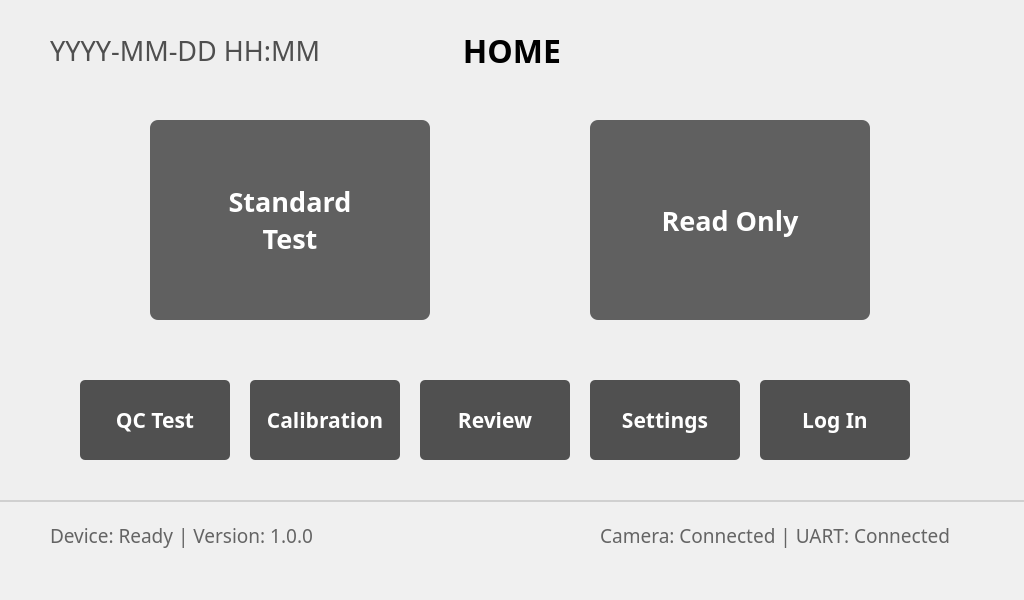
<?xml version="1.0" encoding="UTF-8"?>
<ui version="4.0">
 <class>HomeViewWindow</class>
 <widget class="QMainWindow" name="HomeViewWindow">
  <property name="geometry">
   <rect>
    <x>0</x>
    <y>0</y>
    <width>1024</width>
    <height>600</height>
   </rect>
  </property>
  <property name="palette">
   <palette>
    <active>
     <colorrole role="WindowText">
      <brush brushstyle="SolidPattern">
       <color alpha="255">
        <red>100</red>
        <green>100</green>
        <blue>100</blue>
       </color>
      </brush>
     </colorrole>
    </active>
    <inactive>
     <colorrole role="WindowText">
      <brush brushstyle="SolidPattern">
       <color alpha="255">
        <red>100</red>
        <green>100</green>
        <blue>100</blue>
       </color>
      </brush>
     </colorrole>
    </inactive>
    <disabled>
     <colorrole role="WindowText">
      <brush brushstyle="SolidPattern">
       <color alpha="255">
        <red>120</red>
        <green>120</green>
        <blue>120</blue>
       </color>
      </brush>
     </colorrole>
    </disabled>
   </palette>
  </property>
  <property name="font">
   <font>
    <pointsize>14</pointsize>
    <weight>75</weight>
    <bold>true</bold>
   </font>
  </property>
  <property name="windowTitle">
   <string notr="true">Home</string>
  </property>
  <property name="unifiedTitleAndToolBarOnMac">
   <bool>false</bool>
  </property>
  <widget class="QWidget" name="centralwidget">
   <widget class="QPushButton" name="pushButton_StandardTest">
    <property name="geometry">
     <rect>
      <x>150</x>
      <y>120</y>
      <width>280</width>
      <height>200</height>
     </rect>
    </property>
    <property name="font">
     <font>
      <family>Pretendard</family>
      <pointsize>20</pointsize>
      <weight>75</weight>
      <bold>true</bold>
     </font>
    </property>
    <property name="text">
     <string>Standard
Test</string>
    </property>
    <property name="styleSheet">
     <string notr="true">QPushButton {
    background-color: #606060;
    color: white;
    border: none;
    border-radius: 8px;
}
QPushButton:hover {
    background-color: #707070;
}
QPushButton:pressed {
    background-color: #505050;
}</string>
    </property>
   </widget>
   <widget class="QPushButton" name="pushButton_ReadOnly">
    <property name="geometry">
     <rect>
      <x>590</x>
      <y>120</y>
      <width>280</width>
      <height>200</height>
     </rect>
    </property>
    <property name="font">
     <font>
      <family>Pretendard</family>
      <pointsize>20</pointsize>
      <weight>75</weight>
      <bold>true</bold>
     </font>
    </property>
    <property name="text">
     <string>Read Only</string>
    </property>
    <property name="styleSheet">
     <string notr="true">QPushButton {
    background-color: #606060;
    color: white;
    border: none;
    border-radius: 8px;
}
QPushButton:hover {
    background-color: #707070;
}
QPushButton:pressed {
    background-color: #505050;
}</string>
    </property>
   </widget>
   <widget class="QPushButton" name="pushButton_QCTest">
    <property name="geometry">
     <rect>
      <x>80</x>
      <y>380</y>
      <width>150</width>
      <height>80</height>
     </rect>
    </property>
    <property name="font">
     <font>
      <family>Pretendard</family>
      <pointsize>16</pointsize>
      <weight>75</weight>
      <bold>true</bold>
     </font>
    </property>
    <property name="text">
     <string>QC Test</string>
    </property>
    <property name="styleSheet">
     <string notr="true">QPushButton {
    background-color: #505050;
    color: white;
    border: none;
    border-radius: 5px;
}
QPushButton:hover {
    background-color: #606060;
}
QPushButton:pressed {
    background-color: #404040;
}</string>
    </property>
   </widget>
   <widget class="QPushButton" name="pushButton_Calibration">
    <property name="geometry">
     <rect>
      <x>250</x>
      <y>380</y>
      <width>150</width>
      <height>80</height>
     </rect>
    </property>
    <property name="font">
     <font>
      <family>Pretendard</family>
      <pointsize>16</pointsize>
      <weight>75</weight>
      <bold>true</bold>
     </font>
    </property>
    <property name="text">
     <string>Calibration</string>
    </property>
    <property name="styleSheet">
     <string notr="true">QPushButton {
    background-color: #505050;
    color: white;
    border: none;
    border-radius: 5px;
}
QPushButton:hover {
    background-color: #606060;
}
QPushButton:pressed {
    background-color: #404040;
}</string>
    </property>
   </widget>
   <widget class="QPushButton" name="pushButton_Review">
    <property name="geometry">
     <rect>
      <x>420</x>
      <y>380</y>
      <width>150</width>
      <height>80</height>
     </rect>
    </property>
    <property name="font">
     <font>
      <family>Pretendard</family>
      <pointsize>16</pointsize>
      <weight>75</weight>
      <bold>true</bold>
     </font>
    </property>
    <property name="text">
     <string>Review</string>
    </property>
    <property name="styleSheet">
     <string notr="true">QPushButton {
    background-color: #505050;
    color: white;
    border: none;
    border-radius: 5px;
}
QPushButton:hover {
    background-color: #606060;
}
QPushButton:pressed {
    background-color: #404040;
}</string>
    </property>
   </widget>
   <widget class="QPushButton" name="pushButton_Settings">
    <property name="geometry">
     <rect>
      <x>590</x>
      <y>380</y>
      <width>150</width>
      <height>80</height>
     </rect>
    </property>
    <property name="font">
     <font>
      <family>Pretendard</family>
      <pointsize>16</pointsize>
      <weight>75</weight>
      <bold>true</bold>
     </font>
    </property>
    <property name="text">
     <string>Settings</string>
    </property>
    <property name="styleSheet">
     <string notr="true">QPushButton {
    background-color: #505050;
    color: white;
    border: none;
    border-radius: 5px;
}
QPushButton:hover {
    background-color: #606060;
}
QPushButton:pressed {
    background-color: #404040;
}</string>
    </property>
   </widget>
   <widget class="QPushButton" name="pushButton_Statistics">
    <property name="geometry">
     <rect>
      <x>760</x>
      <y>380</y>
      <width>150</width>
      <height>80</height>
     </rect>
    </property>
    <property name="font">
     <font>
      <family>Pretendard</family>
      <pointsize>16</pointsize>
      <weight>75</weight>
      <bold>true</bold>
     </font>
    </property>
    <property name="text">
     <string>Log In</string>
    </property>
    <property name="styleSheet">
     <string notr="true">QPushButton {
    background-color: #505050;
    color: white;
    border: none;
    border-radius: 5px;
}
QPushButton:hover {
    background-color: #606060;
}
QPushButton:pressed {
    background-color: #404040;
}</string>
    </property>
   </widget>
   <widget class="QLabel" name="label_DateNClock">
    <property name="geometry">
     <rect>
      <x>50</x>
      <y>30</y>
      <width>300</width>
      <height>40</height>
     </rect>
    </property>
    <property name="palette">
     <palette>
      <active>
       <colorrole role="WindowText">
        <brush brushstyle="SolidPattern">
         <color alpha="255">
          <red>79</red>
          <green>79</green>
          <blue>79</blue>
         </color>
        </brush>
       </colorrole>
      </active>
      <inactive>
       <colorrole role="WindowText">
        <brush brushstyle="SolidPattern">
         <color alpha="255">
          <red>79</red>
          <green>79</green>
          <blue>79</blue>
         </color>
        </brush>
       </colorrole>
      </inactive>
      <disabled>
       <colorrole role="WindowText">
        <brush brushstyle="SolidPattern">
         <color alpha="255">
          <red>120</red>
          <green>120</green>
          <blue>120</blue>
         </color>
        </brush>
       </colorrole>
      </disabled>
     </palette>
    </property>
    <property name="font">
     <font>
      <family>Pretendard</family>
      <pointsize>20</pointsize>
      <weight>50</weight>
      <bold>false</bold>
     </font>
    </property>
    <property name="text">
     <string>YYYY-MM-DD HH:MM</string>
    </property>
    <property name="alignment">
     <set>Qt::AlignLeading|Qt::AlignLeft|Qt::AlignVCenter</set>
    </property>
   </widget>
   <widget class="QLabel" name="label">
    <property name="geometry">
     <rect>
      <x>412</x>
      <y>30</y>
      <width>200</width>
      <height>40</height>
     </rect>
    </property>
    <property name="palette">
     <palette>
      <active>
       <colorrole role="WindowText">
        <brush brushstyle="SolidPattern">
         <color alpha="255">
          <red>0</red>
          <green>0</green>
          <blue>0</blue>
         </color>
        </brush>
       </colorrole>
      </active>
      <inactive>
       <colorrole role="WindowText">
        <brush brushstyle="SolidPattern">
         <color alpha="255">
          <red>0</red>
          <green>0</green>
          <blue>0</blue>
         </color>
        </brush>
       </colorrole>
      </inactive>
      <disabled>
       <colorrole role="WindowText">
        <brush brushstyle="SolidPattern">
         <color alpha="255">
          <red>120</red>
          <green>120</green>
          <blue>120</blue>
         </color>
        </brush>
       </colorrole>
      </disabled>
     </palette>
    </property>
    <property name="font">
     <font>
      <family>Pretendard</family>
      <pointsize>24</pointsize>
      <weight>75</weight>
      <bold>true</bold>
     </font>
    </property>
    <property name="text">
     <string>HOME</string>
    </property>
    <property name="alignment">
     <set>Qt::AlignCenter</set>
    </property>
   </widget>
   <widget class="QLabel" name="label_4">
    <property name="geometry">
     <rect>
      <x>850</x>
      <y>30</y>
      <width>80</width>
      <height>40</height>
     </rect>
    </property>
    <property name="text">
     <string/>
    </property>
    <property name="pixmap">
     <pixmap>image/Icon/Battery_Icon-050.png</pixmap>
    </property>
    <property name="scaledContents">
     <bool>true</bool>
    </property>
   </widget>
   <widget class="QLabel" name="label_BatteryGuage">
    <property name="geometry">
     <rect>
      <x>820</x>
      <y>30</y>
      <width>150</width>
      <height>40</height>
     </rect>
    </property>
    <property name="palette">
     <palette>
      <active>
       <colorrole role="WindowText">
        <brush brushstyle="SolidPattern">
         <color alpha="255">
          <red>0</red>
          <green>0</green>
          <blue>0</blue>
         </color>
        </brush>
       </colorrole>
      </active>
      <inactive>
       <colorrole role="WindowText">
        <brush brushstyle="SolidPattern">
         <color alpha="255">
          <red>0</red>
          <green>0</green>
          <blue>0</blue>
         </color>
        </brush>
       </colorrole>
      </inactive>
      <disabled>
       <colorrole role="WindowText">
        <brush brushstyle="SolidPattern">
         <color alpha="255">
          <red>120</red>
          <green>120</green>
          <blue>120</blue>
         </color>
        </brush>
       </colorrole>
      </disabled>
     </palette>
    </property>
    <property name="font">
     <font>
      <family>Pretendard</family>
      <pointsize>18</pointsize>
      <weight>75</weight>
      <bold>true</bold>
     </font>
    </property>
    <!-- <property name="text">
     <string>전원상태</string>
    </property> -->
    <property name="alignment">
     <set>Qt::AlignCenter</set>
    </property>
   </widget>
   <widget class="QLabel" name="label_status_bar">
    <property name="geometry">
     <rect>
      <x>0</x>
      <y>500</y>
      <width>1024</width>
      <height>100</height>
     </rect>
    </property>
    <property name="styleSheet">
     <string notr="true">QLabel {
    background-color: #f0f0f0;
    border-top: 2px solid #d0d0d0;
}</string>
    </property>
    <property name="text">
     <string/>
    </property>
   </widget>
   <widget class="QLabel" name="label_device_info">
    <property name="geometry">
     <rect>
      <x>50</x>
      <y>520</y>
      <width>400</width>
      <height>30</height>
     </rect>
    </property>
    <property name="font">
     <font>
      <family>Pretendard</family>
      <pointsize>14</pointsize>
      <weight>50</weight>
      <bold>false</bold>
     </font>
    </property>
    <property name="text">
     <string>Device: Ready | Version: 1.0.0</string>
    </property>
    <property name="alignment">
     <set>Qt::AlignLeading|Qt::AlignLeft|Qt::AlignVCenter</set>
    </property>
   </widget>
   <widget class="QLabel" name="label_connection_status">
    <property name="geometry">
     <rect>
      <x>600</x>
      <y>520</y>
      <width>350</width>
      <height>30</height>
     </rect>
    </property>
    <property name="font">
     <font>
      <family>Pretendard</family>
      <pointsize>14</pointsize>
      <weight>50</weight>
      <bold>false</bold>
     </font>
    </property>
    <property name="text">
     <string>Camera: Connected | UART: Connected</string>
    </property>
    <property name="alignment">
     <set>Qt::AlignTrailing|Qt::AlignRight|Qt::AlignVCenter</set>
    </property>
   </widget>
  </widget>
 </widget>
 <resources/>
 <connections/>
</ui>
